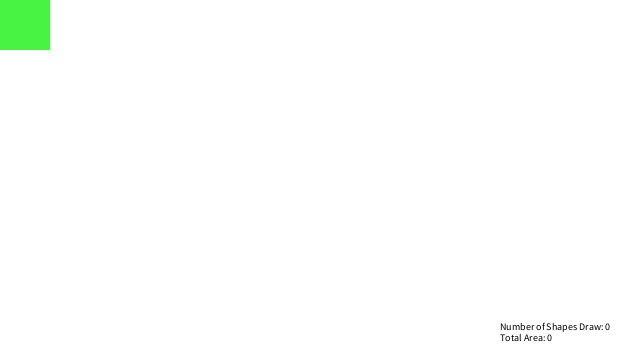
Frame 1 (no input)
Frame 60 (the mouse pressed at the canvas centre just before this capture): identical to frame 1, image omitted
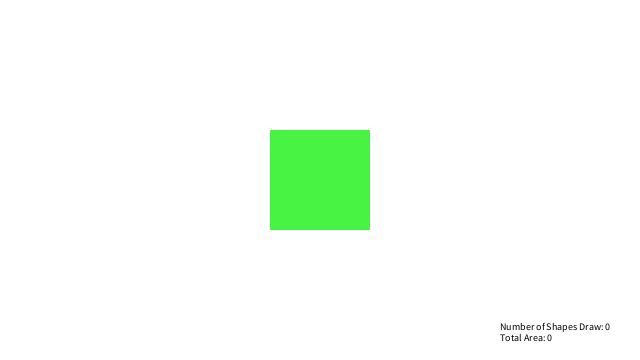
Frame 120 (the mouse held since frame 60 and released just before this capture)

The Processing sketch that drew these frames (run headless with seeded random() and noise(); from frame 60 on, the mouse is pressed at the canvas centre):

// Processing sketch: Assignment_1
// ── Assignment_1.pde
ArrayList<Shape> shapes;
int s = int(random(3));
int r = int(random(10,255));
int g = int(random(10,255));
int b = int(random(10,255));
int zoom = 100;

void setup(){
  size(640, 360); 
  shapes = new ArrayList<Shape>();
}

void draw(){
  background(255); 
  
  Shape temp = new Shape(s, mouseX, mouseY, r, g, b, zoom);
  temp.drawShape();
  
  int total_area = 0;
  
  for (Shape shape: shapes){
     shape.drawShape(); 
     total_area += shape.getArea();
  }
  
  //keep track of number of shapes drawn and total area
  
  textSize(10);
  fill(0);
  text("Number of Shapes Draw: " + shapes.size() + "\nTotal Area: " + total_area, 500, 330);
}



void mouseClicked(){
  //When mouse is clicked, current shape will be drawn on the canvas
  shapes.add(new Shape(s, mouseX, mouseY, r, g, b, zoom));  
}

void mouseWheel(MouseEvent event){
  //Wheel scroll will change size of shape
  zoom += event.getCount()*5;
}

void keyPressed(){
  //When a key is pressed, the shape and fill will change randomly
  s = int(random(3));
  r = int(random(10,255));
  g = int(random(10,255));
  b = int(random(10,255));
}

// ── Shape.pde
class Shape{
  
  int type;
  int x;
  int y;
  int r;
  int g;
  int b;
  int zoom;
  float area;
  
  Shape(int _type, int _x, int _y, int _r, int _g, int _b, int _zoom){
     type = _type;
     x = _x;
     y = _y;
     r = _r;
     g = _g;
     b = _b;
     zoom = _zoom;
     area = 0;
  }
  
  void drawShape(){
    noStroke();
    fill(r, g, b);
    if (type == 0){
      circle(x, y, zoom);
    } else if (type == 1) {
      square(x-0.5*zoom, y-0.5*zoom, zoom);
    } else {
      triangle(x-zoom/2, y-zoom/sqrt(24), x, y+zoom/sqrt(3), x+zoom/2, y-zoom/sqrt(24));
    }
  }
  
  float getArea(){
    if (type == 0){
      area = sq(zoom/2)*PI;
    } else if (type == 1) {
      area = sq(zoom);
    } else {
      area = sqrt(3)/4*sq(zoom);
    }
    return area;
  }
  
}
